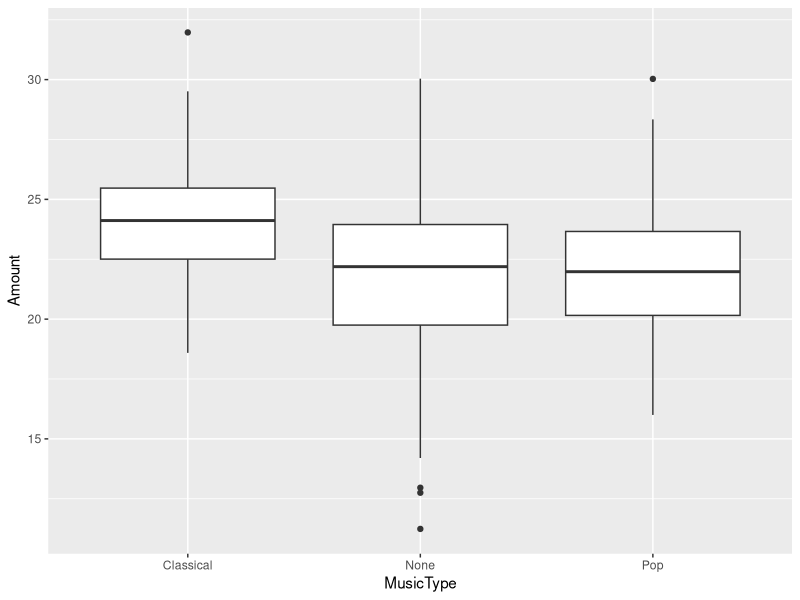

Write the R code that produced this figure.
## ---- chunk 1
knitr::opts_chunk$set(echo = TRUE)
## ---- chunk 2
library(tidyverse)
music.dat<-read.csv("Music.csv")
music.dat %>% ggplot(aes(x=MusicType,y=Amount))+geom_boxplot()

## ---- chunk 3
music.dat <- music.dat %>% mutate(MusicType = as.factor(MusicType))
contrasts(music.dat$MusicType)=contr.treatment
lm.mod<-lm(Amount~MusicType,data=music.dat)
anova(lm.mod)
## ---- chunk 4
contrasts(music.dat$MusicType)=contr.sum
music.lm<-lm(Amount~MusicType,data=music.dat)
summary(music.lm)
## ---- chunk 5
music.dat%>%group_by(MusicType)%>%summarise(avg=mean(Amount),num=n())

(21.9-21.7)+2*2.85*sqrt(1/142+1/131)

(21.9-21.7)-2*2.85*sqrt(1/142+1/131)
## ---- chunk 6
aov.obj<-aov(music.lm)
TukeyHSD(aov.obj)
## ---- chunk 7
contrasts(music.dat$MusicType)=contr.sum
music.lm<-lm(Amount~MusicType,data=music.dat)
confint(music.lm)
music.lm2<-lm(Amount~0+MusicType,data=music.dat)
confint(music.lm2)
